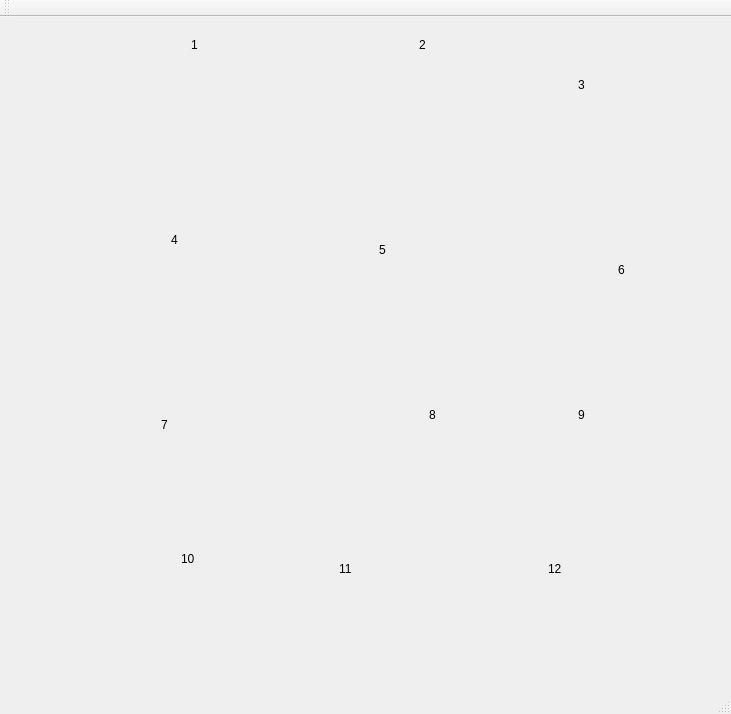
<?xml version="1.0" encoding="UTF-8"?>
<ui version="4.0">
 <class>MainWindow</class>
 <widget class="QMainWindow" name="MainWindow">
  <property name="geometry">
   <rect>
    <x>0</x>
    <y>0</y>
    <width>731</width>
    <height>714</height>
   </rect>
  </property>
  <property name="windowTitle">
   <string>MainWindow</string>
  </property>
  <widget class="QWidget" name="centralWidget">
   <layout class="QGridLayout" name="gridLayout">
    <item row="0" column="0">
     <widget class="QWidget" name="widget" native="true">
      <widget class="QLabel" name="label">
       <property name="geometry">
        <rect>
         <x>180</x>
         <y>10</y>
         <width>47</width>
         <height>13</height>
        </rect>
       </property>
       <property name="text">
        <string>1</string>
       </property>
      </widget>
     </widget>
    </item>
    <item row="0" column="1">
     <widget class="QWidget" name="widget_2" native="true">
      <widget class="QLabel" name="label_2">
       <property name="geometry">
        <rect>
         <x>170</x>
         <y>10</y>
         <width>47</width>
         <height>13</height>
        </rect>
       </property>
       <property name="text">
        <string>2</string>
       </property>
      </widget>
     </widget>
    </item>
    <item row="0" column="2">
     <widget class="QWidget" name="widget_3" native="true">
      <widget class="QLabel" name="label_3">
       <property name="geometry">
        <rect>
         <x>90</x>
         <y>50</y>
         <width>47</width>
         <height>13</height>
        </rect>
       </property>
       <property name="text">
        <string>3</string>
       </property>
      </widget>
     </widget>
    </item>
    <item row="1" column="0">
     <widget class="QWidget" name="widget_4" native="true">
      <widget class="QLabel" name="label_4">
       <property name="geometry">
        <rect>
         <x>160</x>
         <y>40</y>
         <width>47</width>
         <height>13</height>
        </rect>
       </property>
       <property name="text">
        <string>4</string>
       </property>
      </widget>
     </widget>
    </item>
    <item row="1" column="1">
     <widget class="QWidget" name="widget_5" native="true">
      <widget class="QLabel" name="label_5">
       <property name="geometry">
        <rect>
         <x>130</x>
         <y>50</y>
         <width>47</width>
         <height>13</height>
        </rect>
       </property>
       <property name="text">
        <string>5</string>
       </property>
      </widget>
     </widget>
    </item>
    <item row="1" column="2">
     <widget class="QWidget" name="widget_6" native="true">
      <widget class="QLabel" name="label_6">
       <property name="geometry">
        <rect>
         <x>130</x>
         <y>70</y>
         <width>47</width>
         <height>13</height>
        </rect>
       </property>
       <property name="text">
        <string>6</string>
       </property>
      </widget>
     </widget>
    </item>
    <item row="2" column="0">
     <widget class="QWidget" name="widget_17" native="true">
      <widget class="QLabel" name="label_7">
       <property name="geometry">
        <rect>
         <x>150</x>
         <y>60</y>
         <width>47</width>
         <height>13</height>
        </rect>
       </property>
       <property name="text">
        <string>7</string>
       </property>
      </widget>
     </widget>
    </item>
    <item row="2" column="1">
     <widget class="QWidget" name="widget_15" native="true">
      <widget class="QLabel" name="label_8">
       <property name="geometry">
        <rect>
         <x>180</x>
         <y>50</y>
         <width>47</width>
         <height>13</height>
        </rect>
       </property>
       <property name="text">
        <string>8</string>
       </property>
      </widget>
     </widget>
    </item>
    <item row="2" column="2">
     <widget class="QWidget" name="widget_14" native="true">
      <widget class="QLabel" name="label_9">
       <property name="geometry">
        <rect>
         <x>90</x>
         <y>50</y>
         <width>47</width>
         <height>13</height>
        </rect>
       </property>
       <property name="text">
        <string>9</string>
       </property>
      </widget>
     </widget>
    </item>
    <item row="3" column="0">
     <widget class="QWidget" name="widget_9" native="true">
      <widget class="QLabel" name="label_10">
       <property name="geometry">
        <rect>
         <x>170</x>
         <y>30</y>
         <width>47</width>
         <height>13</height>
        </rect>
       </property>
       <property name="text">
        <string>10</string>
       </property>
      </widget>
     </widget>
    </item>
    <item row="3" column="1">
     <widget class="QWidget" name="widget_12" native="true">
      <widget class="QLabel" name="label_11">
       <property name="geometry">
        <rect>
         <x>90</x>
         <y>40</y>
         <width>47</width>
         <height>13</height>
        </rect>
       </property>
       <property name="text">
        <string>11</string>
       </property>
      </widget>
     </widget>
    </item>
    <item row="3" column="2">
     <widget class="QWidget" name="widget_8" native="true">
      <widget class="QLabel" name="label_12">
       <property name="geometry">
        <rect>
         <x>60</x>
         <y>40</y>
         <width>47</width>
         <height>13</height>
        </rect>
       </property>
       <property name="text">
        <string>12</string>
       </property>
      </widget>
     </widget>
    </item>
   </layout>
  </widget>
  <widget class="QMenuBar" name="menuBar">
   <property name="geometry">
    <rect>
     <x>0</x>
     <y>0</y>
     <width>731</width>
     <height>21</height>
    </rect>
   </property>
  </widget>
  <widget class="QToolBar" name="mainToolBar">
   <attribute name="toolBarArea">
    <enum>TopToolBarArea</enum>
   </attribute>
   <attribute name="toolBarBreak">
    <bool>false</bool>
   </attribute>
  </widget>
  <widget class="QStatusBar" name="statusBar"/>
 </widget>
 <layoutdefault spacing="6" margin="11"/>
 <resources/>
 <connections/>
</ui>
